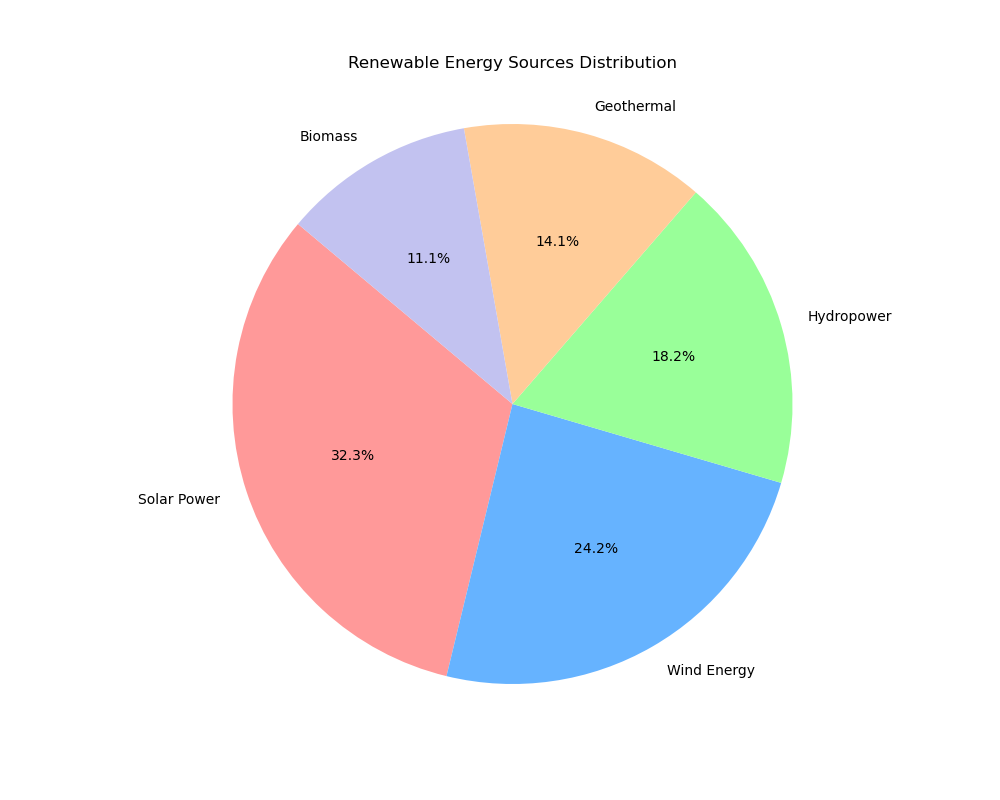

Python code for this plot:

import matplotlib.pyplot as plt

labels = 'Solar Power', 'Wind Energy', 'Hydropower', 'Geothermal', 'Biomass'
sizes = [320, 240, 180, 140, 110]
colors = ['#ff9999','#66b3ff','#99ff99','#ffcc99','#c2c2f0']

plt.figure(figsize=(10,8))
plt.pie(sizes, labels=labels, colors=colors, autopct='%1.1f%%', startangle=140)

plt.title('Renewable Energy Sources Distribution', pad=20)
plt.axis('equal')  
plt.show()
